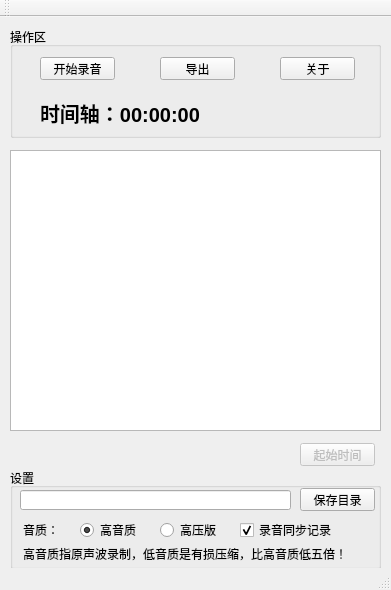
<?xml version="1.0" encoding="UTF-8"?>
<ui version="4.0">
 <class>MainWindow</class>
 <widget class="QMainWindow" name="MainWindow">
  <property name="enabled">
   <bool>true</bool>
  </property>
  <property name="geometry">
   <rect>
    <x>0</x>
    <y>0</y>
    <width>391</width>
    <height>590</height>
   </rect>
  </property>
  <property name="minimumSize">
   <size>
    <width>391</width>
    <height>590</height>
   </size>
  </property>
  <property name="maximumSize">
   <size>
    <width>391</width>
    <height>590</height>
   </size>
  </property>
  <property name="windowTitle">
   <string>共修记录器  顶礼上师三宝</string>
  </property>
  <property name="windowIcon">
   <iconset resource="app.qrc">
    <normaloff>:/ico/images/default.ico</normaloff>:/ico/images/default.ico</iconset>
  </property>
  <widget class="QWidget" name="centralWidget">
   <widget class="QGroupBox" name="groupBox">
    <property name="geometry">
     <rect>
      <x>10</x>
      <y>10</y>
      <width>371</width>
      <height>111</height>
     </rect>
    </property>
    <property name="title">
     <string>操作区</string>
    </property>
    <widget class="QPushButton" name="btnExec">
     <property name="geometry">
      <rect>
       <x>30</x>
       <y>30</y>
       <width>75</width>
       <height>23</height>
      </rect>
     </property>
     <property name="autoFillBackground">
      <bool>false</bool>
     </property>
     <property name="text">
      <string>开始录音</string>
     </property>
    </widget>
    <widget class="QPushButton" name="btnOutput">
     <property name="geometry">
      <rect>
       <x>150</x>
       <y>30</y>
       <width>75</width>
       <height>23</height>
      </rect>
     </property>
     <property name="text">
      <string>导出</string>
     </property>
    </widget>
    <widget class="QPushButton" name="btnAboutUs">
     <property name="geometry">
      <rect>
       <x>270</x>
       <y>30</y>
       <width>75</width>
       <height>23</height>
      </rect>
     </property>
     <property name="text">
      <string>关于</string>
     </property>
    </widget>
    <widget class="QLabel" name="labTime">
     <property name="geometry">
      <rect>
       <x>30</x>
       <y>70</y>
       <width>311</width>
       <height>31</height>
      </rect>
     </property>
     <property name="styleSheet">
      <string notr="true">font-family: &quot;simsun&quot;, &quot;Microsoft YaHei&quot;, &quot;宋体&quot;;
font-size: 20px;
font-weight: bold;</string>
     </property>
     <property name="text">
      <string>时间轴：00:00:00</string>
     </property>
    </widget>
   </widget>
   <widget class="QTableView" name="tabShowTime">
    <property name="geometry">
     <rect>
      <x>10</x>
      <y>133</y>
      <width>371</width>
      <height>281</height>
     </rect>
    </property>
   </widget>
   <widget class="QGroupBox" name="gbSet">
    <property name="enabled">
     <bool>true</bool>
    </property>
    <property name="geometry">
     <rect>
      <x>10</x>
      <y>451</y>
      <width>371</width>
      <height>101</height>
     </rect>
    </property>
    <property name="title">
     <string>设置</string>
    </property>
    <widget class="QLineEdit" name="txtSavePath">
     <property name="geometry">
      <rect>
       <x>10</x>
       <y>22</y>
       <width>271</width>
       <height>20</height>
      </rect>
     </property>
     <property name="readOnly">
      <bool>true</bool>
     </property>
    </widget>
    <widget class="QPushButton" name="btnSavePath">
     <property name="geometry">
      <rect>
       <x>290</x>
       <y>20</y>
       <width>75</width>
       <height>23</height>
      </rect>
     </property>
     <property name="text">
      <string>保存目录</string>
     </property>
    </widget>
    <widget class="QRadioButton" name="radQ">
     <property name="geometry">
      <rect>
       <x>70</x>
       <y>54</y>
       <width>61</width>
       <height>16</height>
      </rect>
     </property>
     <property name="text">
      <string>高音质</string>
     </property>
     <property name="checked">
      <bool>true</bool>
     </property>
    </widget>
    <widget class="QLabel" name="labSoundQuality">
     <property name="geometry">
      <rect>
       <x>13</x>
       <y>54</y>
       <width>41</width>
       <height>16</height>
      </rect>
     </property>
     <property name="text">
      <string>音质：</string>
     </property>
    </widget>
    <widget class="QRadioButton" name="radL">
     <property name="geometry">
      <rect>
       <x>150</x>
       <y>54</y>
       <width>61</width>
       <height>16</height>
      </rect>
     </property>
     <property name="text">
      <string>高压版</string>
     </property>
    </widget>
    <widget class="QLabel" name="labinfo">
     <property name="geometry">
      <rect>
       <x>13</x>
       <y>78</y>
       <width>341</width>
       <height>16</height>
      </rect>
     </property>
     <property name="text">
      <string>高音质指原声波录制，低音质是有损压缩，比高音质低五倍！</string>
     </property>
    </widget>
    <widget class="QCheckBox" name="cbkSynchronous">
     <property name="geometry">
      <rect>
       <x>230</x>
       <y>54</y>
       <width>101</width>
       <height>16</height>
      </rect>
     </property>
     <property name="text">
      <string>录音同步记录</string>
     </property>
     <property name="checked">
      <bool>true</bool>
     </property>
    </widget>
   </widget>
   <widget class="QPushButton" name="btnrtable">
    <property name="enabled">
     <bool>false</bool>
    </property>
    <property name="geometry">
     <rect>
      <x>300</x>
      <y>426</y>
      <width>75</width>
      <height>23</height>
     </rect>
    </property>
    <property name="text">
     <string>起始时间</string>
    </property>
   </widget>
  </widget>
  <widget class="QToolBar" name="mainToolBar">
   <attribute name="toolBarArea">
    <enum>TopToolBarArea</enum>
   </attribute>
   <attribute name="toolBarBreak">
    <bool>false</bool>
   </attribute>
  </widget>
  <widget class="QStatusBar" name="statusBar"/>
 </widget>
 <layoutdefault spacing="6" margin="11"/>
 <resources>
  <include location="app.qrc"/>
 </resources>
 <connections/>
</ui>
